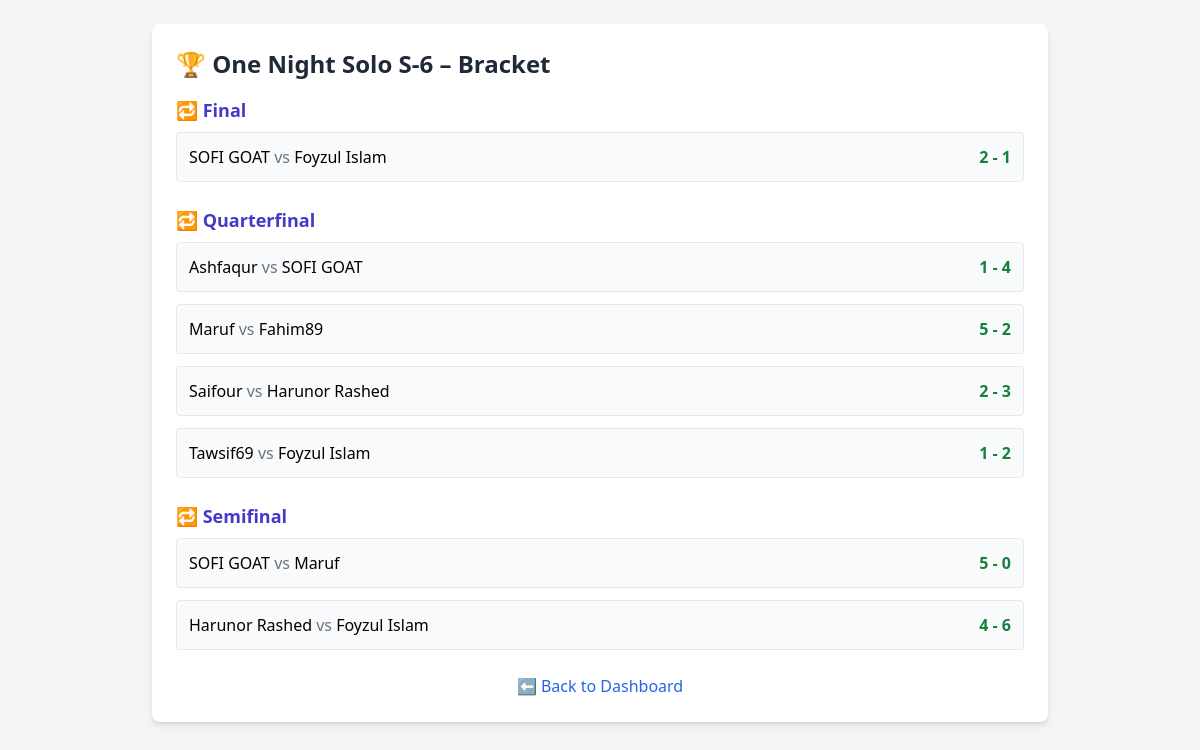
Screenshot of /player/tournament_bracket.php?tournament_id=4 (signed in) with the database file from the repository.
### tables this page shows
CREATE TABLE `tournaments` (
  `id` int(11) NOT NULL,
  `name` varchar(255) NOT NULL,
  `start_date` date DEFAULT NULL,
  `end_date` date DEFAULT NULL,
  `status` enum('registration','ongoing','completed') DEFAULT 'registration',
  `created_at` timestamp NULL DEFAULT current_timestamp(),
  `description` text DEFAULT NULL
);

CREATE TABLE `tournament_matches` (
  `id` int(11) NOT NULL,
  `tournament_id` int(11) DEFAULT NULL,
  `round` varchar(50) DEFAULT NULL,
  `player1_id` int(11) DEFAULT NULL,
  `player2_id` int(11) DEFAULT NULL,
  `player1_score` int(11) DEFAULT NULL,
  `player2_score` int(11) DEFAULT NULL,
  `match_date` date DEFAULT NULL,
  `winner_id` int(11) DEFAULT NULL
);

CREATE TABLE `users` (
  `id` int(11) NOT NULL,
  `username` varchar(50) NOT NULL,
  `email` varchar(100) NOT NULL,
  `password` varchar(255) NOT NULL,
  `created_at` timestamp NULL DEFAULT current_timestamp(),
  `matches_played` int(11) DEFAULT 0,
  `wins` int(11) DEFAULT 0,
  `losses` int(11) DEFAULT 0,
  `draws` int(11) DEFAULT 0,
  `goals_scored` int(11) DEFAULT 0,
  `goals_conceded` int(11) DEFAULT 0
);

### player/tournament_bracket.php (the view, shortened to what this page needs)
<?php
require_once '../config/db.php';
$tournamentId = $_GET['tournament_id'];
$stmt = $pdo->prepare("SELECT name FROM tournaments WHERE id = ?");
$stmt->execute([$tournamentId]);
$tournament = $stmt->fetch();
$stmt = $pdo->prepare("
    SELECT
        m.*,
        u1.username AS player1_name,
        u2.username AS player2_name
    FROM tournament_matches m
    JOIN users u1 ON m.player1_id = u1.id
    JOIN users u2 ON m.player2_id = u2.id
    WHERE m.tournament_id = ?
    ORDER BY m.round, m.id
");
$stmt->execute([$tournamentId]);
$matches = $stmt->fetchAll();
$grouped = [];
foreach ($matches as $match) {
    $grouped[$match['round']][] = $match;
}
?>
<!DOCTYPE html>
<html>
<head>
    <script src="https://cdn.tailwindcss.com"></script>
</head>
<body class="bg-gray-100 py-6 px-4">
    <div class="max-w-4xl mx-auto bg-white p-6 rounded-lg shadow-md">
        <h1 class="text-2xl font-bold text-gray-800 mb-4">
            🏆 <?php echo htmlspecialchars($tournament['name']); ?> – Bracket
        </h1>
        <?php if (count($grouped) > 0): ?>
            <?php foreach ($grouped as $round => $roundMatches): ?>
                <div class="mb-6">
                    <h2 class="text-lg font-semibold text-indigo-700 mb-2">
                        🔁 <?php echo ucfirst($round); ?>
                    </h2>
                    <ul class="space-y-3">
                        <?php foreach ($roundMatches as $m): ?>
                            <li class="border p-3 rounded bg-gray-50 flex justify-between items-center">
                                <div>
                                    <?php echo htmlspecialchars($m['player1_name']); ?>
                                    <span class="text-gray-500">vs</span>
                                    <?php echo htmlspecialchars($m['player2_name']); ?>
                                </div>
                                <div>
                                    <?php if ($m['player1_score'] !== null && $m['player2_score'] !== null): ?>
                                        <span class="text-green-700 font-semibold">
                                            <?php echo $m['player1_score'] . " - " . $m['player2_score']; ?>
                                        </span>
                                    <?php else: ?>
                                        <span class="text-red-600 text-sm">⏳ Not Played</span>
                                    <?php endif; ?>
                                </div>
                            </li>
                        <?php endforeach; ?>
                    </ul>
                </div>
            <?php endforeach; ?>
        <?php else: ?>
            <p class="text-gray-600">No matches yet.</p>
        <?php endif; ?>
        <div class="text-center mt-6">
            <a href="dashboard.php" class="text-blue-600 hover:underline">
                ⬅️ Back to Dashboard
            </a>
        </div>
    </div>
</body>
</html>

### rows the page displays
tournaments: name "One Night Solo S-6"
tournament_matches: player1.username "SOFI GOAT", player2.username "Foyzul Islam", player1_score "2", player2_score "1"
tournament_matches: player1.username "Ashfaqur", player2.username "SOFI GOAT", player1_score "1", player2_score "4"
tournament_matches: player1.username "Maruf", player2.username "Fahim89", player1_score "5", player2_score "2"
tournament_matches: player1.username "Saifour", player2.username "Harunor Rashed", player1_score "2", player2_score "3"
tournament_matches: player1.username "Tawsif69", player2.username "Foyzul Islam", player1_score "1", player2_score "2"
tournament_matches: player1.username "SOFI GOAT", player2.username "Maruf", player1_score "5", player2_score "0"
tournament_matches: player1.username "Harunor Rashed", player2.username "Foyzul Islam", player1_score "4", player2_score "6"

### other values shown
$round "Final"
$round "Quarterfinal"
$round "Semifinal"
